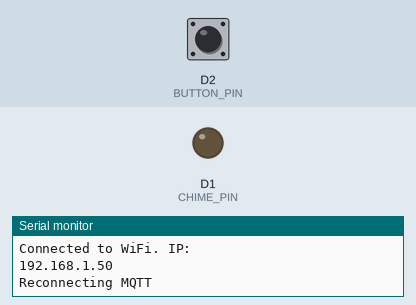
Bench run of a program on a simulated ESP8266 (Wemos D1 mini). On the bench: output pins drawn as LEDs (lit = HIGH), the last lines printed to the serial monitor. Dashed ring = blinking. The test bench sets the inputs (shaded band); at power-on: D2 (BUTTON_PIN) HIGH. WiFi joins after 1.5 s; servers stay silent unless stated; no MQTT or app messages arrive unless stated.

Above: at 2.7 s.
2.8 s: D2 (BUTTON_PIN) pulled LOW for 3.2 s
At 3.2 s:
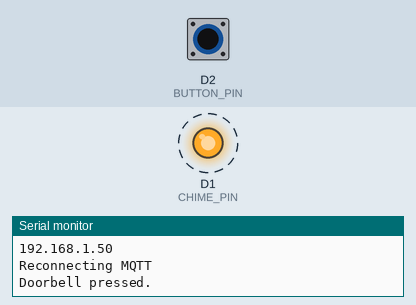
Timing chart, 0 to 7.8 s (numbered marks = the images above; inputs shaded):
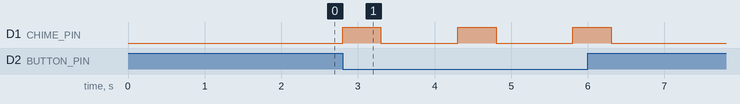

The program:

main.cpp
```cpp
#include <ESP8266WiFi.h>
#include <PubSubClient.h>

#define CHIME_PIN  D1
#define BUTTON_PIN D2

#define WIFI_SSID "*********"
#define WIFI_PASS "*********"

#define MQTT_SERVER "mqtt.example.com"
#define MQTT_PORT   1883
#define MQTT_USER   "*********"
#define MQTT_PASS   "*********"
#define PAYLOAD_OFF "OFF"
#define PAYLOAD_ON  "ON"
#define CMND_TOPIC  "doorbell/chime/cmnd"
#define STATE_TOPIC "doorbell/chime/state"
#define RING_TOPIC  "doorbell/ring"
#define RETAIN      true

// Enable the chime by default. If the enable/disable command is sent with the
// "retain" flag, this will be updated with the current setting as soon as we
// connect to MQTT.
bool doorbell_enabled = true;

WiFiClient espClient;
PubSubClient client(espClient);

void setup_wifi() {
  Serial.println("Connecting to WiFi");
  WiFi.hostname("doorbell");
  WiFi.begin(WIFI_SSID, WIFI_PASS);
  while (WiFi.status() != WL_CONNECTED) {
    delay(500);
  }
  Serial.println("Connected to WiFi. IP:");
  Serial.println(WiFi.localIP());
}

void callback(char* topic, byte* payload, unsigned int length) {
  // Turn the byte* payload into a char* we can work with
  char payloadBuf[length+1];
  memcpy(payloadBuf, payload, sizeof(payloadBuf));
  payloadBuf[sizeof(payloadBuf)-1] = 0;
  if (strcmp(payloadBuf, PAYLOAD_ON) == 0) {
    doorbell_enabled = true;
    Serial.println("Chime enabled");
    client.publish(STATE_TOPIC, PAYLOAD_ON, RETAIN);
  } else if (strcmp(payloadBuf, PAYLOAD_OFF) == 0) {
    doorbell_enabled = false;
    Serial.println("Chime disabled");
    client.publish(STATE_TOPIC, PAYLOAD_OFF, RETAIN);
  }
}

void setup() {
  Serial.begin(115200);
  pinMode(BUTTON_PIN, INPUT_PULLUP);
  pinMode(CHIME_PIN, OUTPUT);
  setup_wifi();
  client.setServer(MQTT_SERVER, MQTT_PORT);
  client.setCallback(callback);
}

void reconnect() {
  // Loop until we're reconnected
  while (!client.connected()) {
    // Attempt to connect
    if (client.connect("doorbell", MQTT_USER, MQTT_PASS)) {
      client.subscribe(CMND_TOPIC);
    } else {
      // Wait 5 seconds before retrying
      delay(5000);
    }
  }
}

void loop() {
  if (!client.connected()) {
    reconnect();
    Serial.println("Reconnecting MQTT");
  }
  if (digitalRead(BUTTON_PIN) == LOW) {
    Serial.println("Doorbell pressed.");
    client.publish(RING_TOPIC, "ring");
    if (doorbell_enabled) {
      // Play the chime
      digitalWrite(CHIME_PIN, HIGH);
      delay(500);
      digitalWrite(CHIME_PIN, LOW);
      Serial.println("Chime played.");
    } else {
      // Skip the chime
      Serial.println("Chime silenced.");
    }
    delay(1000); // Wait a second for the button to be released
  }
  client.loop();
}
```

Measured:
- after the input at 2.8 s, D1 (CHIME_PIN): alternates HIGH for 0.50 s and LOW for 1.0 s, 6 changes in all, then stays LOW, starting at once
